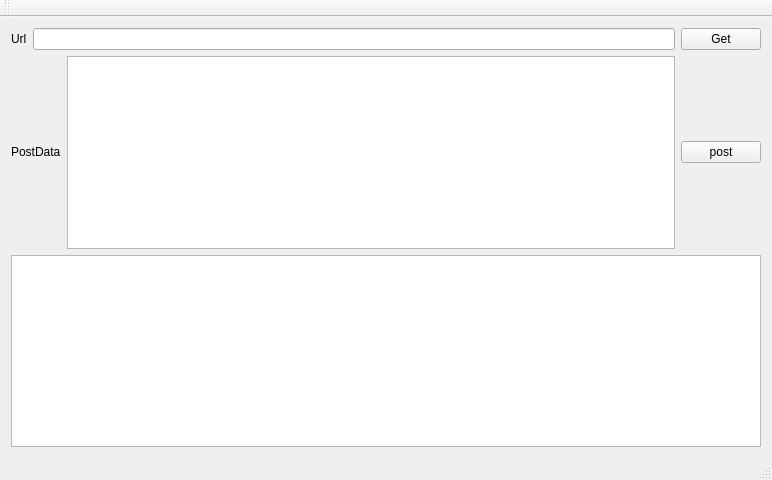
<?xml version="1.0" encoding="UTF-8"?>
<ui version="4.0">
 <class>MainWindow</class>
 <widget class="QMainWindow" name="MainWindow">
  <property name="geometry">
   <rect>
    <x>0</x>
    <y>0</y>
    <width>772</width>
    <height>480</height>
   </rect>
  </property>
  <property name="windowTitle">
   <string>MainWindow</string>
  </property>
  <widget class="QWidget" name="centralWidget">
   <layout class="QVBoxLayout" name="verticalLayout">
    <item>
     <layout class="QHBoxLayout" name="horizontalLayout">
      <item>
       <widget class="QLabel" name="label">
        <property name="text">
         <string>&lt;html&gt;&lt;head/&gt;&lt;body&gt;&lt;p&gt;Url&lt;/p&gt;&lt;/body&gt;&lt;/html&gt;</string>
        </property>
       </widget>
      </item>
      <item>
       <widget class="QLineEdit" name="lineEdit"/>
      </item>
      <item>
       <widget class="QPushButton" name="pushButton">
        <property name="text">
         <string>Get</string>
        </property>
       </widget>
      </item>
     </layout>
    </item>
    <item>
     <layout class="QHBoxLayout" name="horizontalLayout_2">
      <property name="sizeConstraint">
       <enum>QLayout::SetFixedSize</enum>
      </property>
      <item>
       <widget class="QLabel" name="label_2">
        <property name="text">
         <string>&lt;html&gt;&lt;head/&gt;&lt;body&gt;&lt;p&gt;PostData&lt;/p&gt;&lt;/body&gt;&lt;/html&gt;</string>
        </property>
       </widget>
      </item>
      <item>
       <widget class="QTextEdit" name="postData"/>
      </item>
      <item>
       <widget class="QPushButton" name="Post">
        <property name="text">
         <string>post</string>
        </property>
       </widget>
      </item>
     </layout>
    </item>
    <item>
     <widget class="QTextEdit" name="textEdit">
      <property name="readOnly">
       <bool>true</bool>
      </property>
     </widget>
    </item>
   </layout>
  </widget>
  <widget class="QMenuBar" name="menuBar">
   <property name="geometry">
    <rect>
     <x>0</x>
     <y>0</y>
     <width>772</width>
     <height>23</height>
    </rect>
   </property>
  </widget>
  <widget class="QToolBar" name="mainToolBar">
   <attribute name="toolBarArea">
    <enum>TopToolBarArea</enum>
   </attribute>
   <attribute name="toolBarBreak">
    <bool>false</bool>
   </attribute>
  </widget>
  <widget class="QStatusBar" name="statusBar"/>
 </widget>
 <layoutdefault spacing="6" margin="11"/>
 <resources/>
 <connections/>
</ui>
